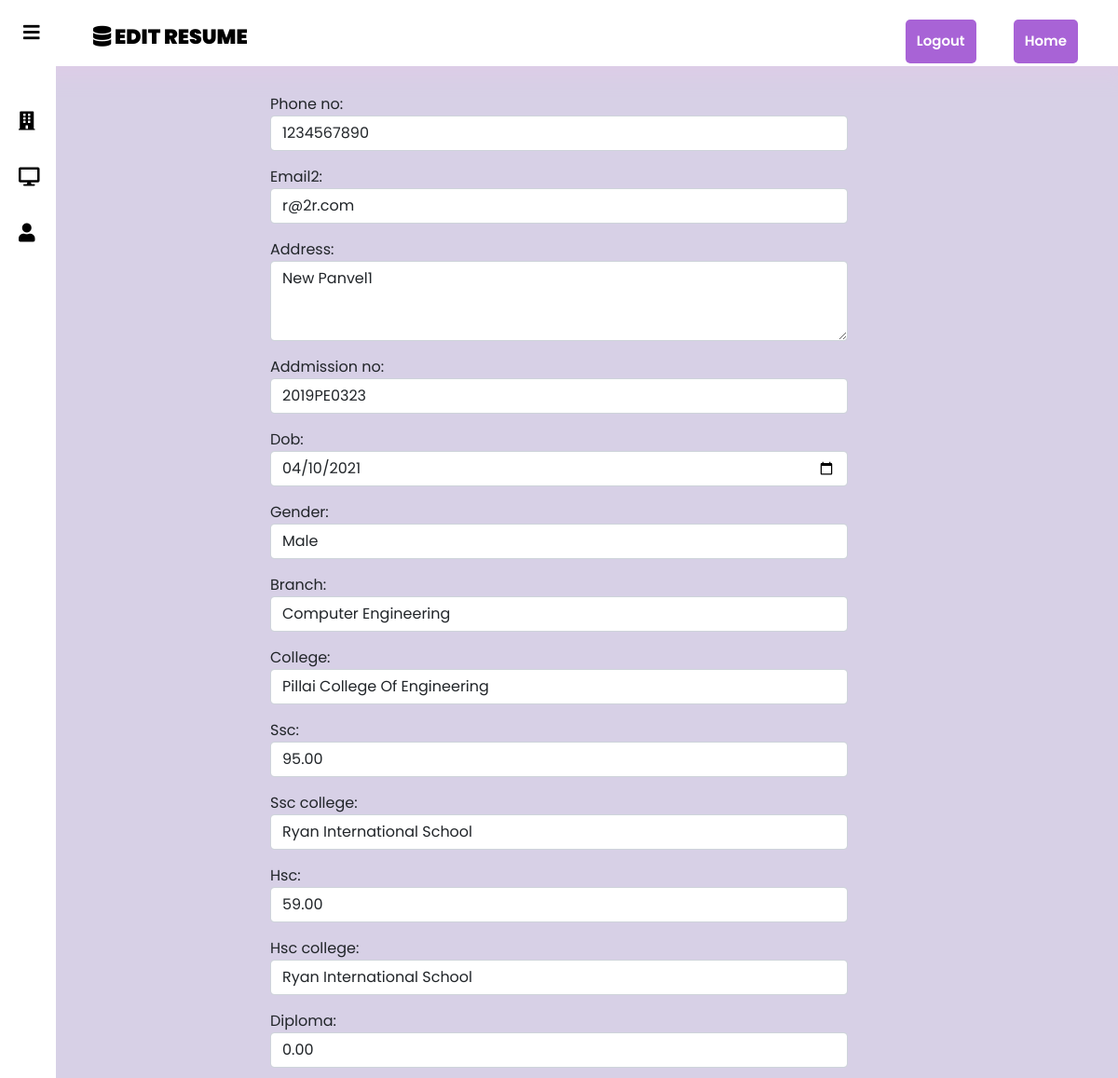
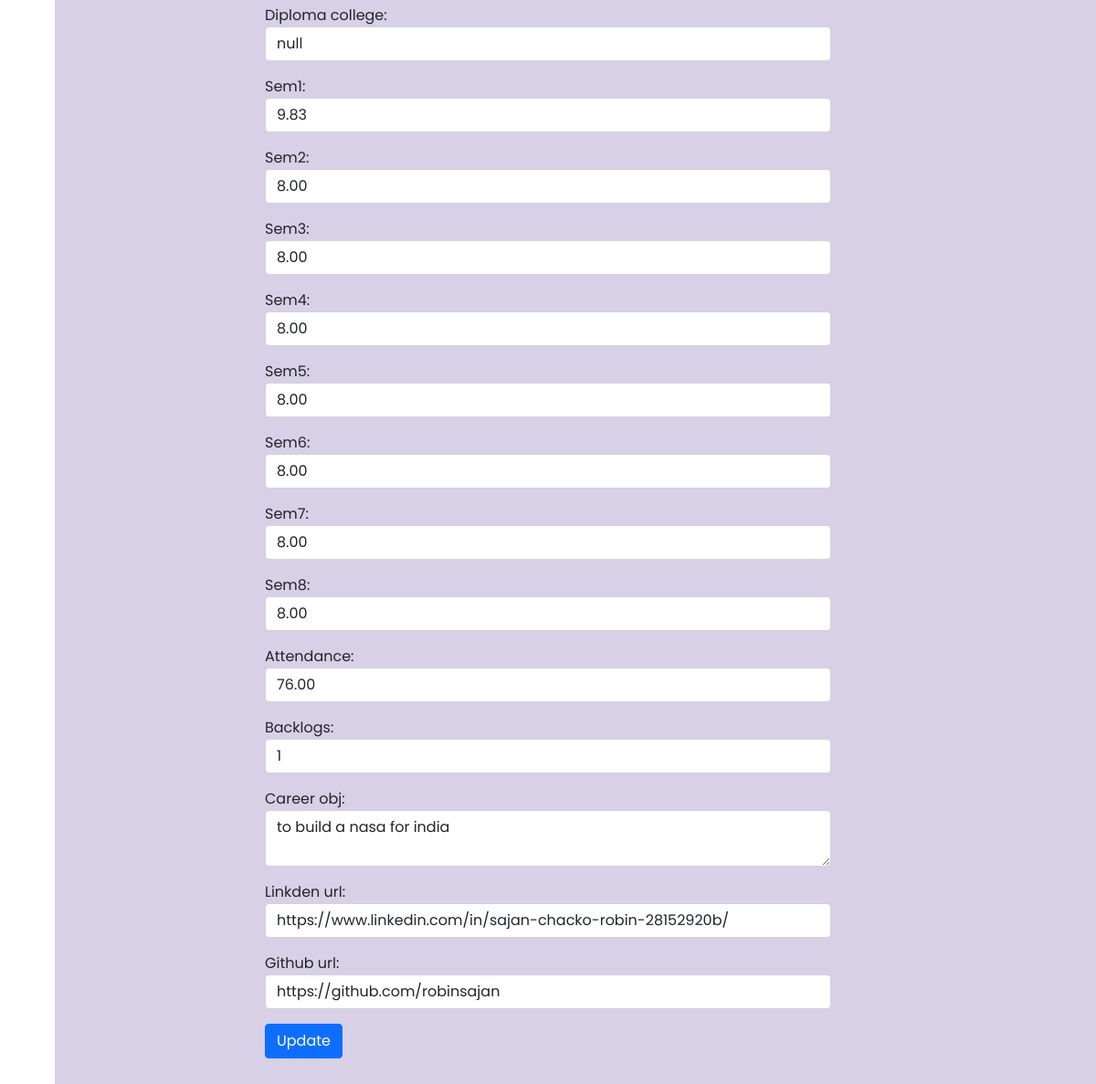
The page /student/resume/edit/5 (signed in) on the database its author committed (2 pictures, top to bottom).
### student/models.py (models this page shows, shortened)
class StudentResume(models.Model):
    user=models.OneToOneField(get_user_model(),null=True,on_delete=models.CASCADE)
    phone_no=models.CharField(max_length=10)
    email2=models.EmailField()
    address=models.TextField()
    addmission_no=models.CharField(max_length=11,default=00000000)
    dob=models.DateField()
    gender=models.CharField(max_length=20,choices=gender_choice_list)
    branch=models.CharField(max_length=300,choices=branch_names)
    college=models.CharField(max_length=200,default="Pillai College Of Engineering")
    ssc=models.DecimalField(max_digits=5,decimal_places=2,default=0.00)
    ssc_college=models.CharField(max_length=200)
    hsc=models.DecimalField(max_digits=5,decimal_places=2,default=0.00)
    hsc_college=models.CharField(max_length=200,default="null")
    diploma=models.DecimalField(max_digits=5,decimal_places=2,default=0.00)
    diploma_college=models.CharField(max_length=200,default="null")
    sem1=models.DecimalField(max_digits=5,decimal_places=2,default=0.00,null=True)
    sem2=models.DecimalField(max_digits=5,decimal_places=2,default=0.00,null=True)
    sem3=models.DecimalField(max_digits=5,decimal_places=2,default=0.00,null=True)
    sem4=models.DecimalField(max_digits=5,decimal_places=2,default=0.00,null=True)
    sem5=models.DecimalField(max_digits=5,decimal_places=2,default=0.00,null=True)
    sem6=models.DecimalField(max_digits=5,decimal_places=2,default=0.00,null=True)
    sem7=models.DecimalField(max_digits=5,decimal_places=2,default=0.00,null=True)
    sem8=models.DecimalField(max_digits=5,decimal_places=2,default=0.00,null=True)
    attendance=models.DecimalField(max_digits=5,decimal_places=2,default=0.00)
    Backlogs=models.IntegerField(default=0.0)
    career_obj=models.TextField()
    linkden_url=models.CharField(max_length=100,null=True)
    github_url=models.CharField(max_length=100,null=True)
    is_verified=models.BooleanField(default=False)
    is_notified=models.BooleanField(default=False)

### student/views.py (the view, shortened to what this page needs)
# urls.py: path('resume/edit/<int:pk>',EditResumeView.as_view(),name='edit-resume'),
class EditResumeView(UpdateView):
    model=StudentResume
    form_class=ResumeForm
    template_name='student/edit_resume.html'

### student/templates/student/edit_resume.html (shortened to what this page needs)
{% extends 'student/basic.html' %}
{% block name %}
Edit resume
{%endblock%}
{%block display%}
    {%if request.user.is_authenticated and request.user.user_type == "student" and request.user.studentresume.id == studentresume.id %}
    <div class="sidebar"style="z-index:1">
        <a href="{% url 'job-list-view' %}"><i class="fa fa-building" aria-hidden="true"></i><span>Jobs</span></a>
        <a id="active-link" href="{% url 'forum-main'%}"><i class="fas fa-desktop"></i><span>Forum</span></a>
        <a href="{% url 'student-profile' request.user.id %}"><i class="fa fa-user" aria-hidden="true"></i><span>Profile</span></a>
        </div>
        <div style="padding:100px ;padding:100px 290px">
        <div class="form-group">
            <form method="POST">
                {{form.as_p}}
                <a href="#"><button class="btn btn-primary"  >Update</button></a>
            </form>
        </div>
        </div>
    {%else%}
    <div style="padding: 100px; font-size:larger;" >
        <h2>This Page Isnt Available</h2>
        <p>The requested URL was not found on the server. If you entered the URL manually please check your spelling and try again.</p>
      </div>
    {%endif%}
{%endblock%}

### static/student/css/student.css (style rules this page uses)
body { margin: 0; padding: 0; font-family: 'Poppins', sans-serif; background: #d7d0e6; }
.sidebar { background: #fff; margin-top: 70px; padding-top: 30px; position: fixed; left: 0; width: 250px; height: 100%; transition: 0.5s; transition-property: left; }
.sidebar a { color: #000; display: block; width: 100%; line-height: 60px; text-decoration: none; padding-left: 40px; box-sizing: border-box; transition: 0.5s; transition-property: background; }
.sidebar i { padding-right: 10px; }
#check:checked ~ .sidebar { left: -190px; }
#check:checked ~ .sidebar a { font-size: 20px; margin-left: 170px; width: 80px; }

### rows shown on the page
StudentResume: phone_no "1234567890", email2 "r@2r.com", address "New Panvel1", addmission_no "2019PE0323", dob "04/10/2021", gender "Male", branch "Computer Engineering", college "Pillai College Of Engineering", ssc "95.00", ssc_college "Ryan International School", hsc "59.00", hsc_college "Ryan International School", diploma "0.00", diploma_college "null", sem1 "9.83", sem2 "8.00", sem3 "8.00", sem4 "8.00", sem5 "8.00", sem6 "8.00", sem7 "8.00", sem8 "8.00", attendance "76.00", Backlogs "1", career_obj "to build a nasa for india", linkden_url "https://www.linkedin.com/in/sajan-chacko-robin-28152920b/", github_url "https://github.com/robinsajan"
